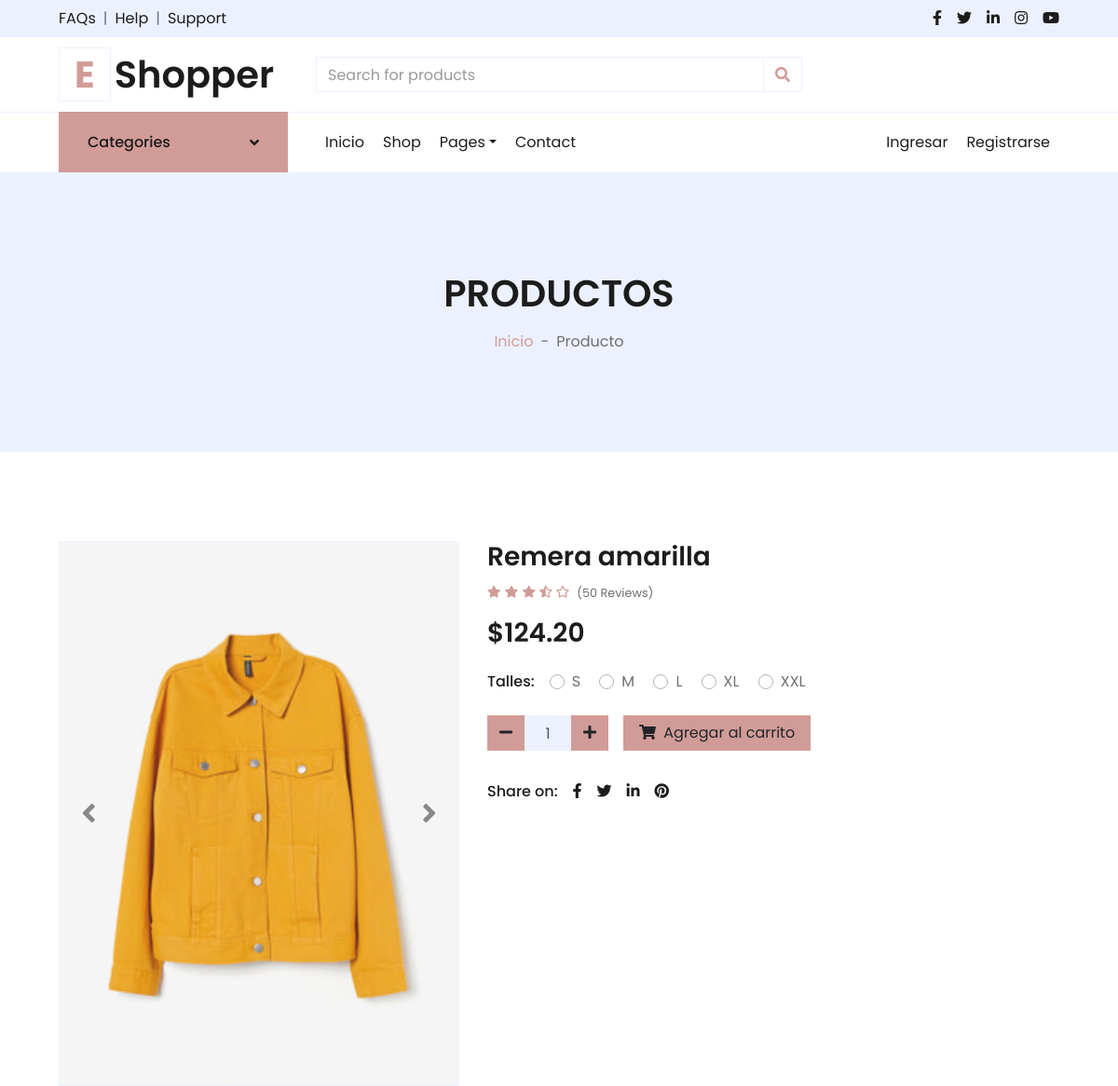
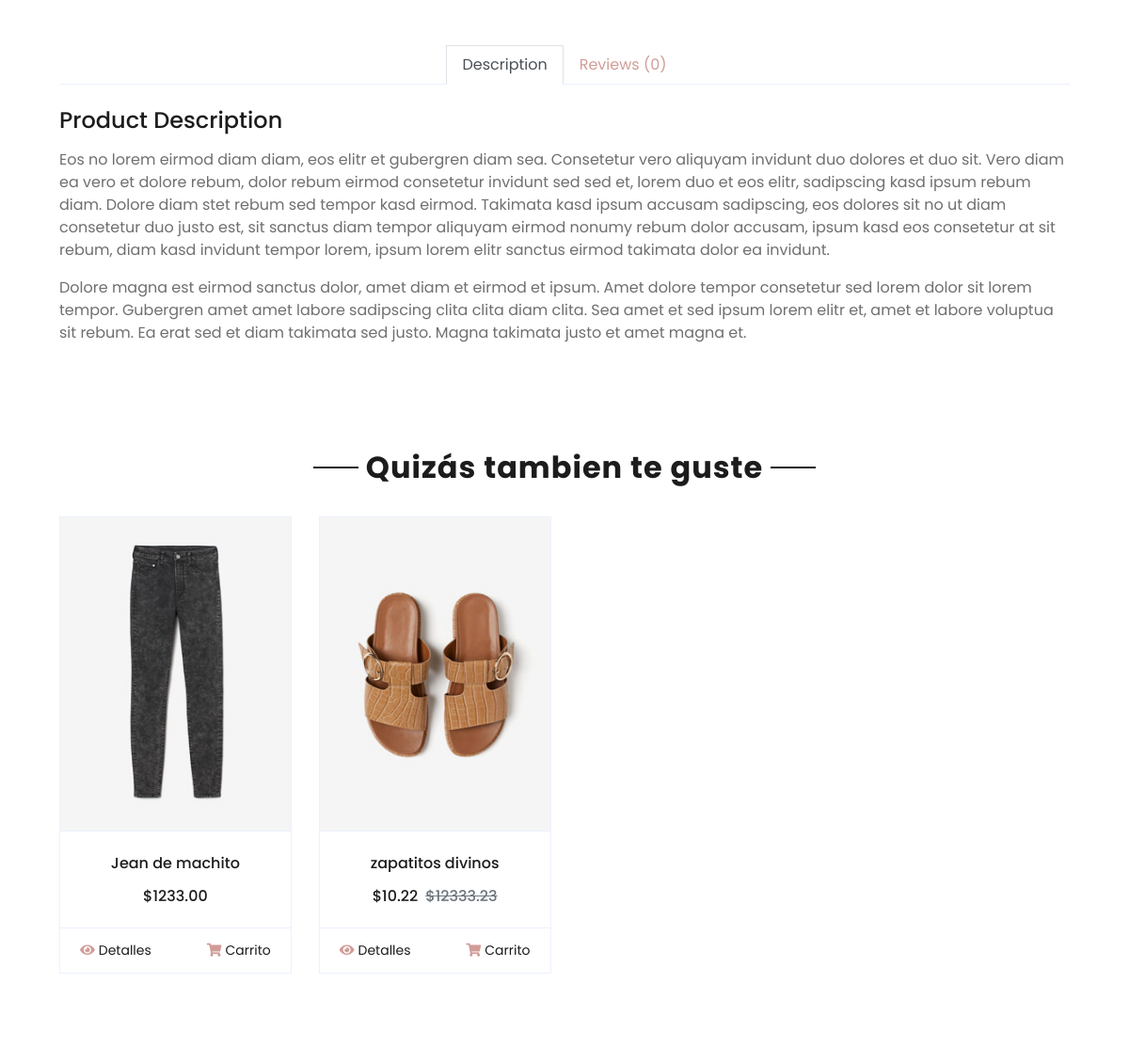
The page /shop/producto/4545789865 (upper part) on the database as committed earlier (2 pictures, top to bottom).
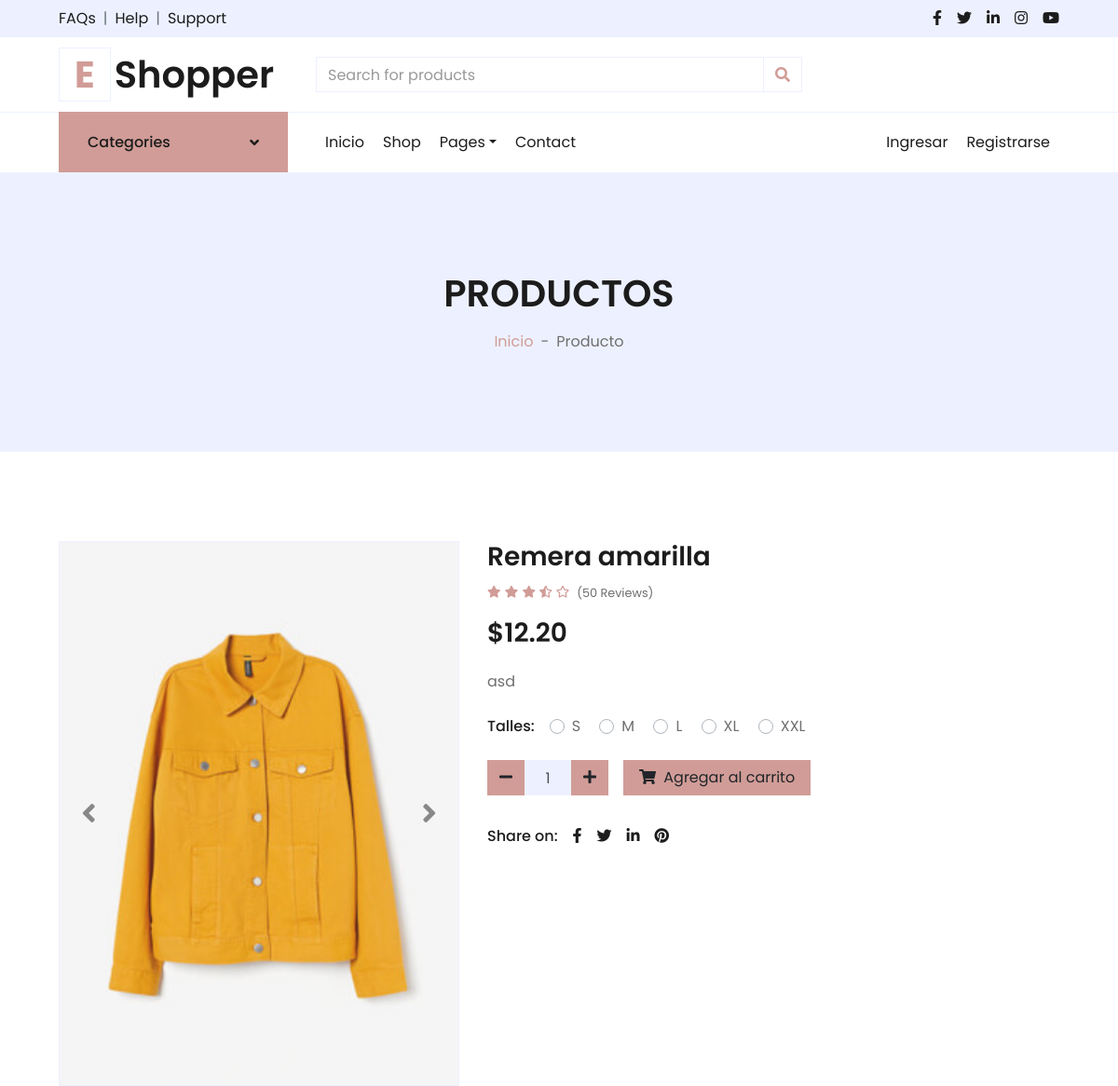
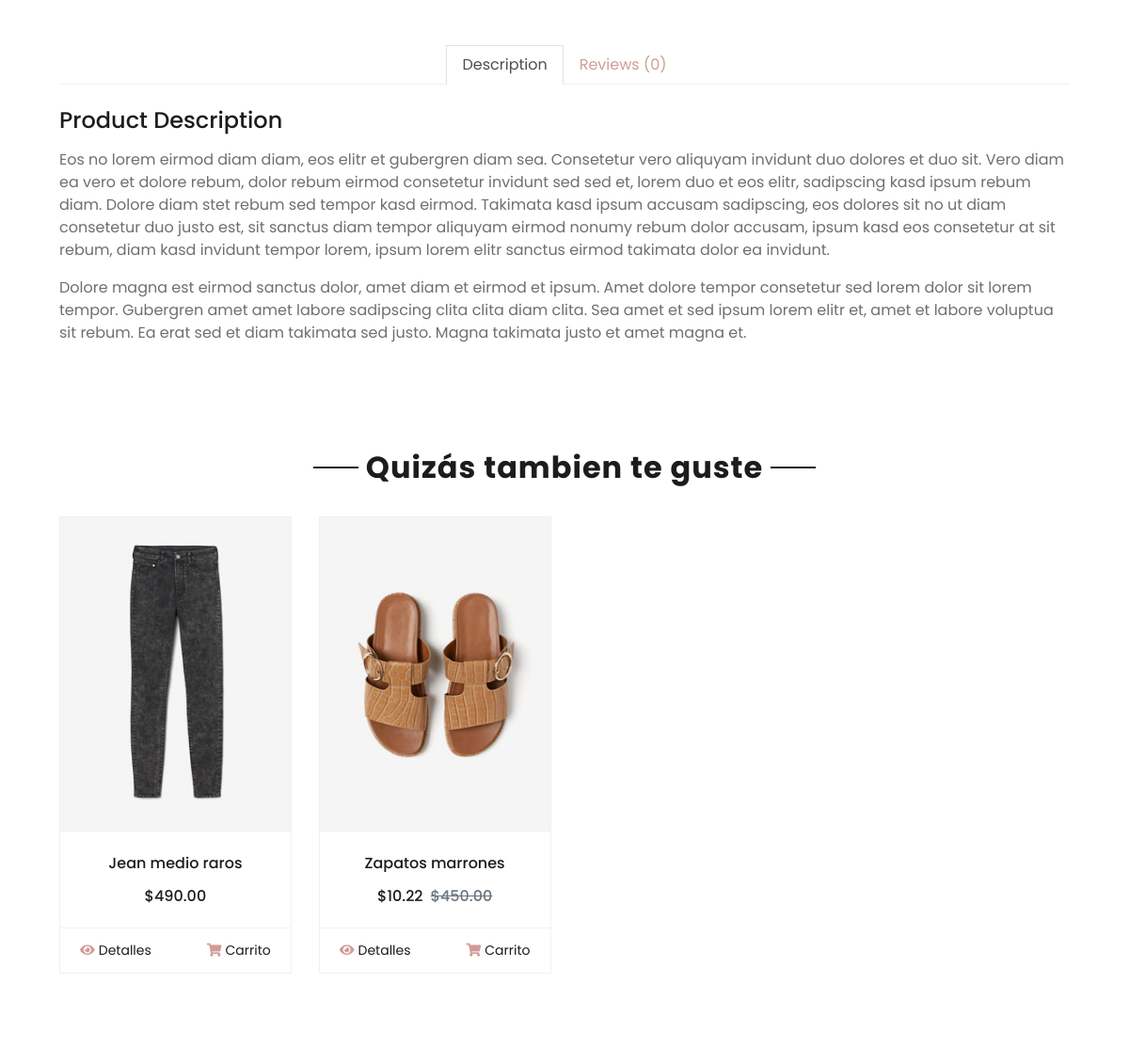
The same page on the database as committed later (2 pictures, top to bottom).
### Tiendaweb/models.py (models this page shows, shortened)
class Imagene(models.Model):
	producto = models.ForeignKey(Producto, null=False, on_delete=models.CASCADE)
	Img1 = models.ImageField('Imagen Principal:', upload_to='img_productos/', default='')
	Recorte1 = ImageRatioField('Img1', '277x377')
	Img2 = models.ImageField('Imagen 2:', upload_to='img_productos/', default='')
	Recorte2 = ImageRatioField('Img2', '277x377')
	Img3 = models.ImageField('Imagen 3:', upload_to='img_productos/', default='')
	Recorte3 = ImageRatioField('Img3', '277x377')
	Img4 = models.ImageField('Imagen 4:', upload_to='img_productos/', default='')
	Recorte4 = ImageRatioField('Img4', '277x377')

class Producto(models.Model):
	Codigo = models.CharField(max_length=10, validators=[MinLengthValidator(10, 'Codigo inválido')], primary_key=True)
	Nombre = models.CharField(max_length=20)
	Desc = models.TextField(max_length=60)
	Marca = models.ForeignKey('Marca',on_delete=models.RESTRICT)
	Ano = models.DecimalField('Año', max_digits=4, decimal_places=0)
	Categoria = models.ForeignKey('Categoria',on_delete=models.RESTRICT)
	Temporada = models.CharField(max_length=1, choices=Temporada)
	Sexo = models.CharField(max_length=1, choices=Sexo)
	fecha_alta = models.DateField('Fecha de Alta', auto_now_add=True)
	Precio = models.DecimalField('Precio:', max_digits=9, decimal_places=2, validators=[MinValueValidator(0.01)])
	Precio_desc = models.DecimalField('Precio Descuento:', max_digits=9, decimal_places=2, default=0)
	Vendidos = models.DecimalField(default= 0, max_digits=4, decimal_places=0)
	S = models.IntegerField()
	M = models.IntegerField()
	L = models.IntegerField()
	XL = models.IntegerField()
	XXL = models.IntegerField()

### Tiendaweb/views.py (the view)
# urls.py: path('shop/producto/<str:Codigo>', views.shoprod, name='shop-prod'),
def shoprod(request, Codigo):
	context = {
		'items_similares' : Imagene.objects.all().select_related('producto').exclude(producto=Codigo).distinct()[:8]
	}
	return render(request, 'detail.html', {'context':context,
		'Product' : Imagene.objects.filter(producto=Codigo).select_related('producto').get(),
		'Favorito':obtener_favoritos(request),
		'Carrito':obtener_carrito(request),
		'ListaCategoria':obtener_categoria()})

### Tiendaweb/views.py (called while the page is built)
def obtener_categoria():  # Buscamos los productos (primeros 8), esto es solo para la pestaña productos
	catlist = Categoria.objects.all()[:8]
	return catlist

def obtener_carrito(request):  #Devuelve el carrito y sus items del usuario
	if request.user.is_authenticated:
		carrito, created = Carrito.objects.get_or_create(usuario=request.user)
		items = ItemCarrito.objects.filter(carrito=carrito)
		cantidad = ItemCarrito.objects.filter(carrito=carrito).count()
		context = {'carrito':carrito,
		'items': items, 'cantidad':cantidad}
	else:
		context = None
	return context

def obtener_favoritos(request): #Devuelve los favoritos marcados por el usuario
	if request.user.is_authenticated:
		fav = Favorito.objects.filter(usuario=request.user)
		cantidad = Favorito.objects.filter(usuario=request.user).count()
		contextfav = {'fav':fav,
		'cantidad': cantidad}
	else:
		contextfav = None
	return contextfav

### Tiendaweb/templates/detail.html (shortened to what the changed rows need)
{% load static %}
{% load spurl %}
<!DOCTYPE html>
<html lang="en">
<head>
    <link href="https://cdnjs.cloudflare.com/ajax/libs/font-awesome/5.10.0/css/all.min.css" rel="stylesheet">
    <link href="{% static 'lib/owlcarousel/assets/owl.carousel.min.css' %}" rel="stylesheet">
    <link href="{% static 'css/style.css' %}" rel="stylesheet">
</head>
<body>
    <div class="container-fluid">
        <div class="row align-items-center py-3 px-xl-5">
            <div class="col-lg-3 d-none d-lg-block">
                <a href="" class="text-decoration-none">
                    <h1 class="m-0 display-5 font-weight-semi-bold"><span class="text-primary font-weight-bold border px-3 mr-1">E</span>Shopper</h1>
                </a>
            </div>
        </div>
    </div>
    <div class="container-fluid bg-secondary mb-5">
        <div class="d-flex flex-column align-items-center justify-content-center" style="min-height: 300px">
            <h1 class="font-weight-semi-bold text-uppercase mb-3">Productos</h1>
        </div>
    </div>
    <div class="container-fluid py-5">
        <div class="row px-xl-5">
            <div class="col-lg-5 pb-5">
                <div id="product-carousel" class="carousel slide" data-ride="carousel">
                    <div class="carousel-inner border">
                        <div class="carousel-item active">
                            <img class="w-100 h-100" src="{{Product.Img1.url}}" alt="Image">
                        </div>
                    </div>
                </div>
            </div>
            <div class="col-lg-7 pb-5">
                <h3 class="font-weight-semi-bold">{{Product.producto.Nombre}}</h3>
                <div class="d-flex mb-3">
                    <div class="text-primary mr-2">
                    </div>
                    <small class="pt-1">(50 Reviews)</small>
                </div>
				{% if Product.producto.Precio_desc > 0 %}
					<h3 class="font-weight-semi-bold mb-4">${{Product.producto.Precio}}</h3>
				{% else %}
					<h3 class="font-weight-semi-bold mb-4">${{Product.producto.Precio}}</h3>
				{% endif %}
                <p class="mb-4"> {{Product.producto.Desc}}</p>
                <div class="d-flex mb-3">
                    <p class="text-dark font-weight-medium mb-0 mr-3">Talles:</p>
                    <form>
                    </form>
                </div>
                <div class="d-flex align-items-center mb-4 pt-2">
                    <div class="input-group quantity mr-3" style="width: 130px;">
                    </div>
                    <form method="POST">
					</form>
				</div>
                <div class="d-flex pt-2">
                    <p class="text-dark font-weight-medium mb-0 mr-2">Share on:</p>
                    <div class="d-inline-flex">
                    </div>
                </div>
            </div>
        </div>
    </div>
    <div class="container-fluid py-5">
        <div class="text-center mb-4">
            <h2 class="section-title px-5"><span class="px-2">Quizás tambien te guste</span></h2>
        </div>
        <div class="row px-xl-5">
            <div class="col">
                <div class="owl-carousel related-carousel">
                    {% for row in context.items_similares %}
						<div class="card product-item border-0">
							<div class="card-header product-img position-relative overflow-hidden bg-transparent border p-0">
								<img class="img-fluid w-100" src="{{row.Img1.url}}" alt="">
							</div>
							<div class="card-body border-left border-right text-center p-0 pt-4 pb-3">
								<h6 class="text-truncate mb-3">{{row.producto.Nombre}}</h6>
								<div class="d-flex justify-content-center">
									{% if row.producto.Precio_desc > 0 %}
											<h6>${{row.producto.Precio_desc}}</h6><h6 class="text-muted ml-2"><del>${{row.producto.Precio}}</del></h6>
										{% else %}
											<h6>${{row.producto.Precio}}</h6>
									{% endif %}
								</div>
							</div>
							<div class="card-footer d-flex justify-content-between bg-light border">
								<a href="" class="btn btn-sm text-dark p-0"><i class="fas fa-eye text-primary mr-1"></i>Detalles</a>
								<a href="" class="btn btn-sm text-dark p-0"><i class="fas fa-shopping-cart text-primary mr-1"></i>Carrito</a>
							</div>
						</div>
					{% endfor %}
				</div>
            </div>
        </div>
    </div>
</body>
</html>

Rows that differ between the two databases and show on the page:
changed through a linked row, Imagene "Remera amarilla": producto.Precio "124.20" → "12.20"; producto.Desc (not shown) → "asd"
changed through a linked row, Imagene: producto.Nombre "Jean de machito" → "Jean medio raros"; producto.Precio "1233.00" → "490.00"
changed through a linked row, Imagene: producto.Nombre "zapatitos divinos" → "Zapatos marrones"; producto.Precio "12333.23" → "450.00"
